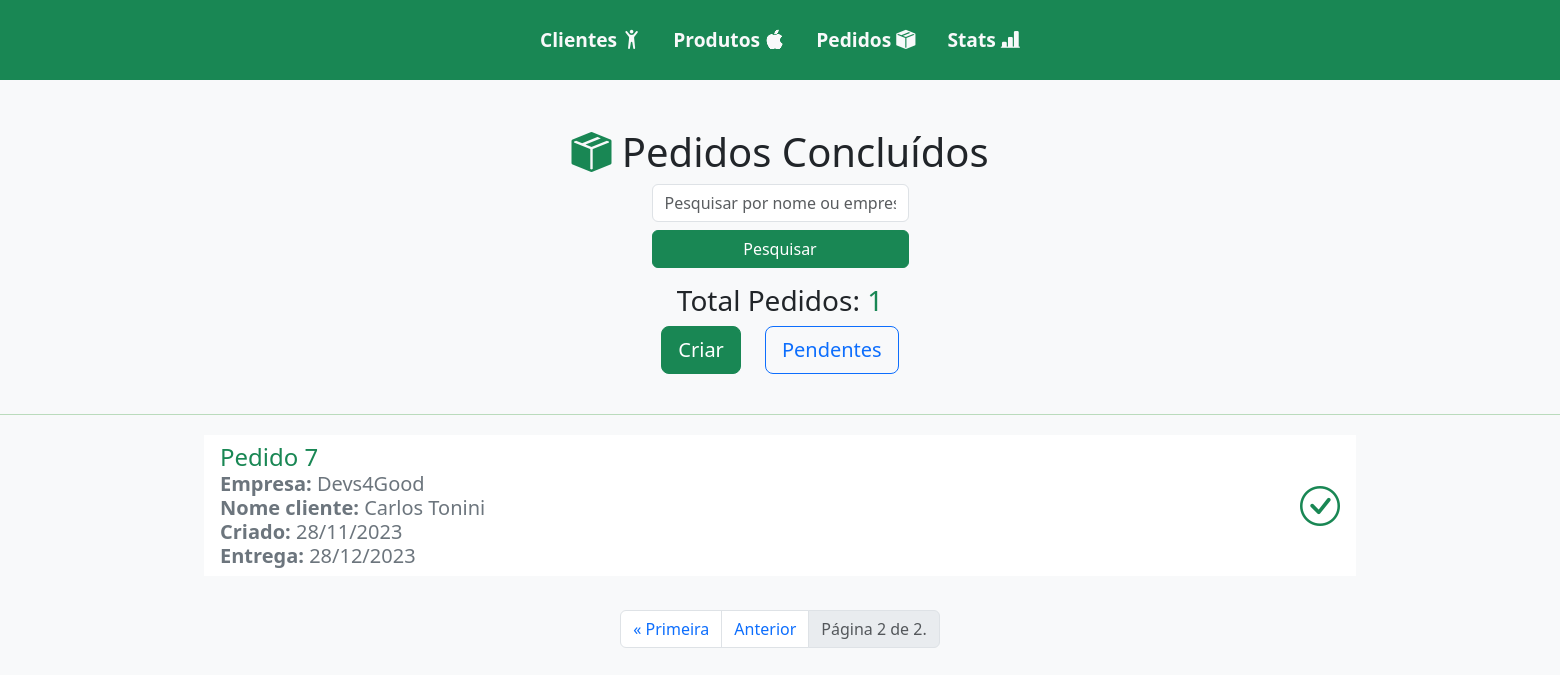
Page /pedidos_concluidos/?page=2 on the committed database.
### fazenda/models.py (models this page shows, shortened)
class Pedido(models.Model):
    cliente = models.ForeignKey(Cliente, on_delete=models.CASCADE)
    produtos = models.ManyToManyField(Produto, through="ItemPedido")
    data_pedido = models.DateField(auto_now_add=True)
    status = models.CharField(
        max_length=10,
        choices=(
            ("Pendente", "Pendente"),
            ("Concluído", "Concluído"),
        ),
        default="Pendente",
    )
    def maior_tempo_preparo(self):
        tempos_preparo = self.produtos.all().values_list("tempo_preparo", flat=True)
        if tempos_preparo:
            return max(tempos_preparo)
        return 0
    def data_entrega(self):
        maior_tempo = self.maior_tempo_preparo()
        if maior_tempo > 0:
            return self.data_pedido + timedelta(days=maior_tempo)
        return self.data_pedido

class Cliente(models.Model):
    nome = models.CharField(max_length=100)
    empresa = models.CharField(max_length=100, blank=True, null=True)
    telefone = models.CharField(max_length=20)

### fazenda/views.py (the view)
def listar_pedidos_concluidos(request):
    termo_pesquisa = request.GET.get("q")
    pedidos = Pedido.objects.filter(status="Concluído")
    if termo_pesquisa:
        pedidos = pedidos.filter(
            Q(cliente__nome__icontains=termo_pesquisa)
            | Q(cliente__empresa__icontains=termo_pesquisa)
            | Q(pk__icontains=termo_pesquisa)
        )
    paginator = Paginator(pedidos, 5)  # Define 5 itens por página
    page_number = request.GET.get("page")
    try:
        pedidos_paginados = paginator.page(page_number)
    except PageNotAnInteger:
        pedidos_paginados = paginator.page(1)
    except EmptyPage:
        pedidos_paginados = paginator.page(paginator.num_pages)
    return render(
        request,
        "listar_pedidos_concluidos.html",
        {"pedidos": pedidos_paginados},
    )

### fazenda/templates/listar_pedidos_concluidos.html (shortened to what this page needs)
{% extends 'base.html' %}
{% load static %}
{% block content %}
    <div class="container-fluid d-flex flex-column justify-content-center align-items-center pedidos">
        <h1 class="mb-2">
    <i class="bi bi-box-seam-fill text-success"></i>
    Pedidos Concluídos
            <form method="GET" class="tex d-flex flex-column justify-content-center">
            <input class="form-control" type="text" name="q" placeholder="Pesquisar por nome ou empresa" />
            <button class="btn btn-success mb-3 mt-2 " type="submit">Pesquisar</button>
        </form>
        <h5 class="text-center text-lg fs-3">
            Total Pedidos: <span class="text-success">{{ pedidos|length }}</span>
        </h5>
        <div class="d-flex flex-row justify-content-center align-items-center w-75 mb-3 gap-4">
            <a class="btn btn-lg btn-success fs-5 mb-2" href="{% url 'criar_pedido' %}">Criar</a>
            <a class="btn btn-lg btn btn-outline-primary fs-5 mb-2" href="{% url 'listar_pedidos' %}">Pendentes</a>
        </div>
        <hr>
        <ul class="h5 list-group list-group-flush w-75 d-flex flex-column justify-content-center align-items-center">
            {% for pedido in pedidos %}
                <a class="list-group-item list-group-item-action d-flex justify-content-between align-items-center list"
                   href="{% url 'detalhes_item_pedido' pedido.id %}">
                    <div class="d-flex flex-column">
                        <span class="fs-4 text-success">Pedido {{ pedido.pk }}</span>
                        <span class="text-secondary"><b>Empresa:</b> {{ pedido.cliente.empresa }}</span>
                        <span class="text-secondary"><b>Nome cliente:</b>  {{ pedido.cliente.nome }}</span>
                        <span class="text-secondary"><b>Criado:</b>  {{ pedido.data_pedido|date:"d/m/Y" }}</span>
                        <span class="text-secondary"><b>Entrega:</b>  {{ pedido.data_entrega|date:"d/m/Y" }}</span>
                    </div>
                    {% if pedido.status == 'Concluído' %}
                        <i class="bi bi-check-circle text-success fs-1"></i>
                    {% else %}
                        <i class="bi bi-hourglass-split text-secondary fs-1"></i>
                    {% endif %}
                {% endfor %}
            </a>
        </ul>
    </div>
<div class="pagination justify-content-center mt-4">
    <ul class="pagination">
        {% if pedidos.has_previous %}
            <li class="page-item">
                <a class="page-link" href="?page=1">&laquo; Primeira</a>
            </li>
            <li class="page-item">
                <a class="page-link" href="?page={{ pedidos.previous_page_number }}">Anterior</a>
            </li>
        {% endif %}
        <li class="page-item disabled">
            <span class="page-link">
                Página {{ pedidos.number }} de {{ pedidos.paginator.num_pages }}.
            </span>
        </li>
    </ul>
</div>
{% endblock %}

### fazenda/templates/base.html (style rules this page uses)
* { margin: 0; padding: 0; }
body { overflow-x: hidden; }
.list { margin-top: 0.3rem; margin-bottom: 0.6rem; }
hr { width: 200%; color: green; }

### rows in the picture
Pedido: pk "7", cliente.empresa "Devs4Good", cliente.nome "Carlos Tonini", data_pedido "28/11/2023", data_entrega "28/12/2023", status "Concluído" (drawn)

### other values in the picture
{{ pedidos|length }} "1"
{{ pedidos.number }} "2"
{{ pedidos.paginator.num_pages }} "2"
